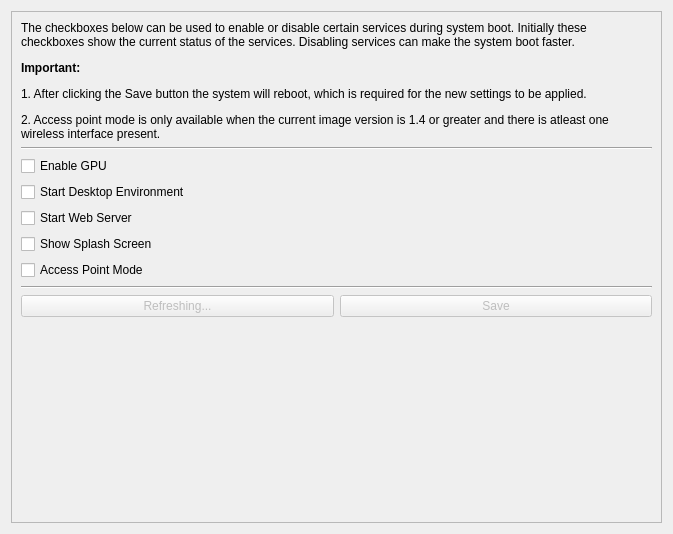
<?xml version="1.0" encoding="UTF-8"?>
<ui version="4.0">
 <class>REDTabSettingsServices</class>
 <widget class="QWidget" name="REDTabSettingsServices">
  <property name="geometry">
   <rect>
    <x>0</x>
    <y>0</y>
    <width>673</width>
    <height>534</height>
   </rect>
  </property>
  <property name="windowTitle">
   <string>Form</string>
  </property>
  <layout class="QVBoxLayout" name="verticalLayout_2">
   <item>
    <widget class="QScrollArea" name="scrollArea">
     <property name="widgetResizable">
      <bool>true</bool>
     </property>
     <widget class="QWidget" name="scrollAreaWidgetContents">
      <property name="geometry">
       <rect>
        <x>0</x>
        <y>0</y>
        <width>653</width>
        <height>514</height>
       </rect>
      </property>
      <layout class="QVBoxLayout" name="verticalLayout">
       <item>
        <layout class="QGridLayout" name="gridLayout">
         <item row="2" column="0">
          <widget class="QCheckBox" name="chkbox_gpu">
           <property name="text">
            <string>Enable GPU</string>
           </property>
          </widget>
         </item>
         <item row="4" column="0">
          <widget class="QCheckBox" name="chkbox_webserver">
           <property name="text">
            <string>Start Web Server</string>
           </property>
          </widget>
         </item>
         <item row="7" column="0">
          <widget class="Line" name="line">
           <property name="orientation">
            <enum>Qt::Horizontal</enum>
           </property>
          </widget>
         </item>
         <item row="5" column="0">
          <widget class="QCheckBox" name="chkbox_splashscreen">
           <property name="text">
            <string>Show Splash Screen</string>
           </property>
          </widget>
         </item>
         <item row="0" column="0">
          <widget class="QLabel" name="label_info">
           <property name="text">
            <string>&lt;html&gt;&lt;body&gt;&lt;p&gt;The checkboxes below can be used to enable or disable certain services during system boot. Initially these checkboxes show the current status of the services. Disabling services can make the system boot faster.&lt;/p&gt;&lt;p&gt;&lt;b&gt;Important:&lt;/b&gt;&lt;/p&gt;&lt;p&gt;1. After clicking the Save button the system will reboot, which is required for the new settings to be applied.&lt;/p&gt;&lt;p&gt;2. Access point mode is only available when the current image version is 1.4 or greater and there is atleast one wireless interface present.&lt;/p&gt;&lt;/body&gt;&lt;/html&gt;</string>
           </property>
           <property name="alignment">
            <set>Qt::AlignLeading|Qt::AlignLeft|Qt::AlignTop</set>
           </property>
           <property name="wordWrap">
            <bool>true</bool>
           </property>
          </widget>
         </item>
         <item row="1" column="0">
          <widget class="Line" name="line_2">
           <property name="orientation">
            <enum>Qt::Horizontal</enum>
           </property>
          </widget>
         </item>
         <item row="3" column="0">
          <widget class="QCheckBox" name="chkbox_desktopenv">
           <property name="text">
            <string>Start Desktop Environment</string>
           </property>
          </widget>
         </item>
         <item row="8" column="0">
          <layout class="QHBoxLayout" name="horizontalLayout_2">
           <item>
            <widget class="QPushButton" name="pbutton_services_refresh">
             <property name="enabled">
              <bool>false</bool>
             </property>
             <property name="text">
              <string>Refreshing...</string>
             </property>
            </widget>
           </item>
           <item>
            <widget class="QPushButton" name="pbutton_services_save">
             <property name="enabled">
              <bool>false</bool>
             </property>
             <property name="text">
              <string>Save</string>
             </property>
            </widget>
           </item>
          </layout>
         </item>
         <item row="6" column="0">
          <widget class="QCheckBox" name="chkbox_ap">
           <property name="text">
            <string>Access Point Mode</string>
           </property>
          </widget>
         </item>
        </layout>
       </item>
       <item>
        <spacer name="verticalSpacer">
         <property name="orientation">
          <enum>Qt::Vertical</enum>
         </property>
         <property name="sizeHint" stdset="0">
          <size>
           <width>20</width>
           <height>40</height>
          </size>
         </property>
        </spacer>
       </item>
      </layout>
     </widget>
    </widget>
   </item>
  </layout>
 </widget>
 <tabstops>
  <tabstop>scrollArea</tabstop>
  <tabstop>chkbox_gpu</tabstop>
  <tabstop>chkbox_desktopenv</tabstop>
  <tabstop>chkbox_webserver</tabstop>
  <tabstop>chkbox_splashscreen</tabstop>
  <tabstop>pbutton_services_refresh</tabstop>
  <tabstop>pbutton_services_save</tabstop>
 </tabstops>
 <resources/>
 <connections/>
</ui>
